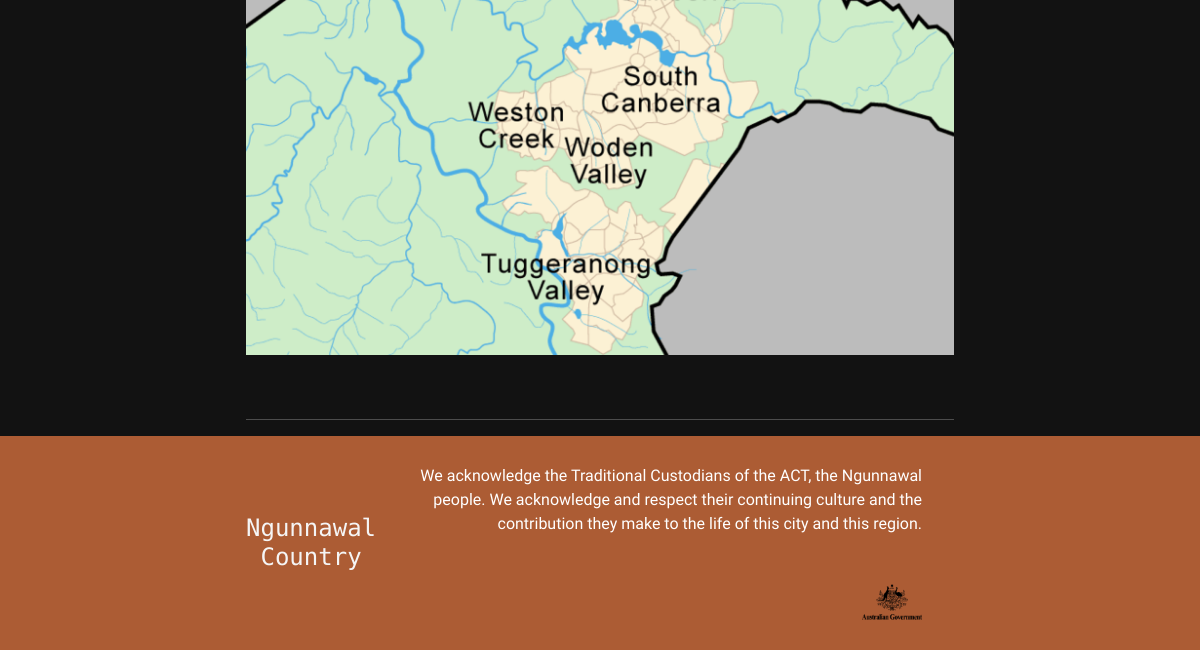
Page /gallery (signed in, lower part) on the earlier database version.
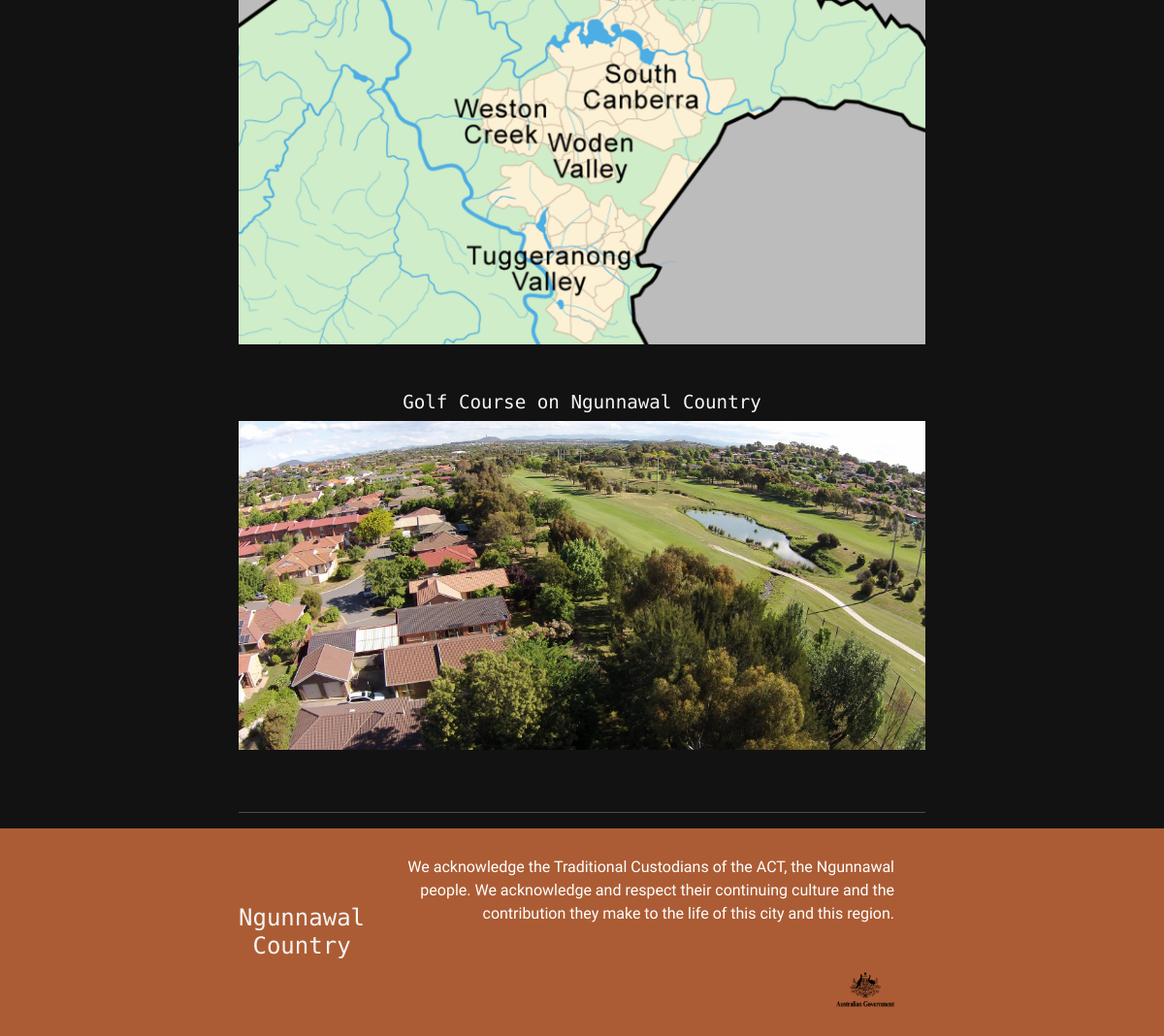
Same page on the later database version.
### models.py (models this page shows, shortened)
class Photos(db.Model):
    photoid = db.Column(db.Integer, primary_key=True)
    title = db.Column(db.String(255))
    filename = db.Column(db.String(255))
    userid = db.Column(db.Integer)
    dateSubmitted = db.Column(db.DateTime)

### app.py (the view)
@app.route('/gallery', methods=['GET', 'POST'])
def gallery():
    if current_user.is_anonymous:
        return render_template("galleryanonymous.html", title="Ngunnawal Country | Gallery", user=current_user)
    else:
        user_images = Photos.query.filter_by(userid=current_user.id).all()
    return render_template("gallery.html", title="Ngunnawal Country | Gallery", user=current_user, images=user_images)

### models.py (called while the page is built)
@login.user_loader
def load_user(id):
    return User.query.get(int(id))

    def is_admin(self):
        if self.user_level == 2:
            return True
        else:
            return False

### templates/gallery.html (shortened to what this page needs)
{% extends 'template.html' %}
{% block cellContent2 %}
    <div class="slideshow-container">
        <br>
        <br>
                <br>
                <br>
                <br>
                <br>
            {% for image in images %}
                <div class="mySlides">
                    <div
                       class="text"><h3 class="section-header" style="font-size: 1.2rem">{{ image.title }}</h3>
                    </div>
                    <img src="/static/Images/UserImages/{{ image.filename }}" width="100%">
                </div>
                <br>
                <br>
            {% endfor %}
    </div>
{% endblock %}

### templates/template.html (shortened to what this page needs)
<!DOCTYPE html>
<head>
    <link rel="stylesheet" href="https://cdn.jsdelivr.net/npm/bootstrap@4.0.0/dist/css/bootstrap.min.css"
/>
    <link rel="stylesheet" href="/static/css/bootstrap.css"
/>
    <link rel="stylesheet" href="/static/styles.css"/>
</head>
<body>
<section class="content-section container">
    <p>
        {% block cellContent2 %} {% endblock %}
    </p>
    <hr/>
</section>
<footer class="main-footer">
    <div class="container main-footer-container">
        <h3 style="font-size: 1.5em;" class="company-name">Ngunnawal Country</h3>
        <ul class="nav footer-nav">
            <li>
                <a>
                    We acknowledge the Traditional Custodians of the ACT, the Ngunnawal
                    people. We acknowledge and respect their continuing culture and the
                    contribution they make to the life of this city and this region.
                </a>
            </li>
            <li style="width: 100%;">
                <a href="https://www.act.gov.au/ngunnawal-country"
                   style="background-size:contain">
                    <img src="/static/Images/Footer/government-icon.png"/>
                </a>
            </li>
        </ul>
    </div>
</footer>
</body>
</html>

### static/styles.css (style rules this page uses)
* { box sizing: border-box; font-family: 'Urbanist', sans-serif; }
html, body { margin: 0; padding: 0; }
.nav li { display: inline; }
.nav a { display: inline-block; padding: 1.5em; color: white; text-decoration: none; }
.company-name { text-align: center; color: whitesmoke; font-family: 'Azeret Mono', monospace; margin: 0; font-size: 3em; }
.content-section { margin: 1em; }
.container { max-width: 900px; margin: 0 auto; padding: 0 6em; }
.section-header { font-family: 'Azeret Mono', monospace; color: whitesmoke; text-decoration: none; text-align: center; font-size: 2.5em; }
.main-footer { background-color: #ac5c34; color: White; padding: .25em 0; }
.main-footer-container { display: flex; align-items: center; }
.main-footer-container ul { flex-grow: 1; text-align: right; }
.footer-nav li { padding: 0 .5em; }
.footer-nav img { width: 60px; height: 38px; }
body { background-color: #121212; color: whitesmoke; }

Differences in the rows shown:
added Photos: title "Golf Course on Ngunnawal Country", filename (picture)
